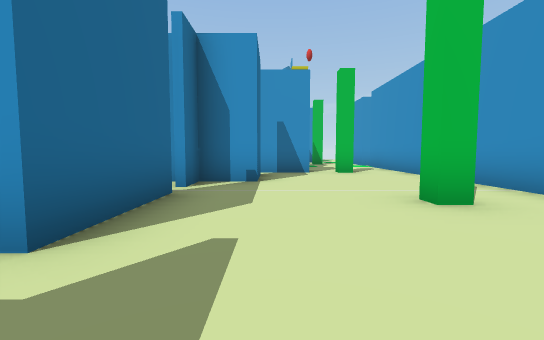
view 1 (above)

20 first-person views from a walk through a 3-D level made in the Unity game engine. The camera is 1.2 m above the floor, tilts 4° down and sees 90° across. The floor is counted in squares, 2 m on a side. Each view is taken from the middle of a square. On the plan, view 1 faces up. The plan holds only what a view shows up to about 9 squares ahead; the rest is blank. The place goes on beyond the plan. Door leaves are left out, so doorways stand open.

view 2
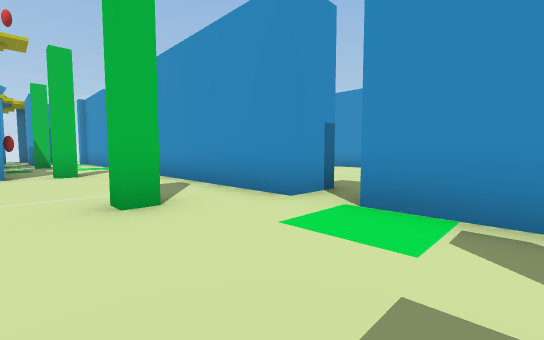

view 3
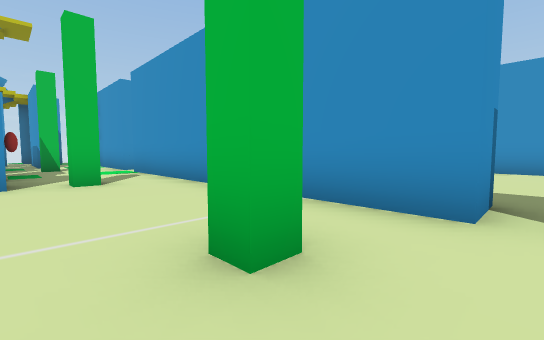

view 4
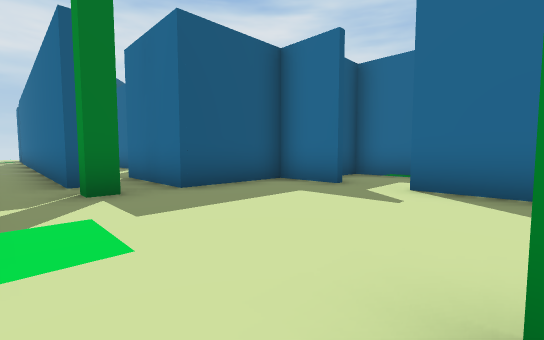

view 5
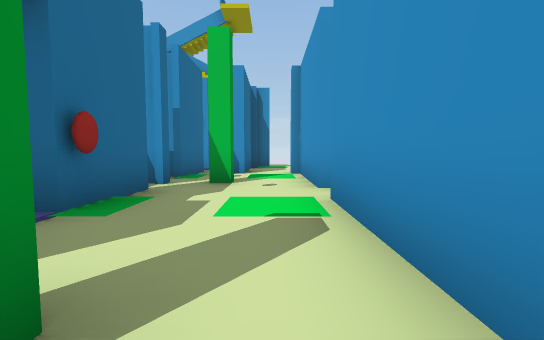

view 6
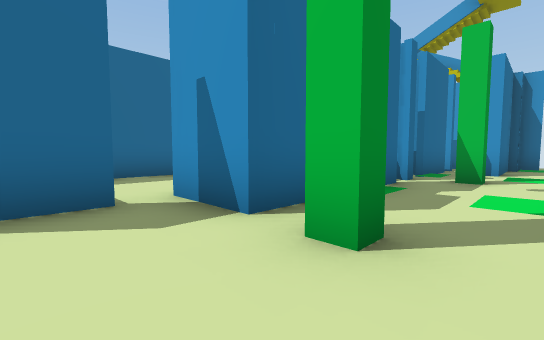

view 7
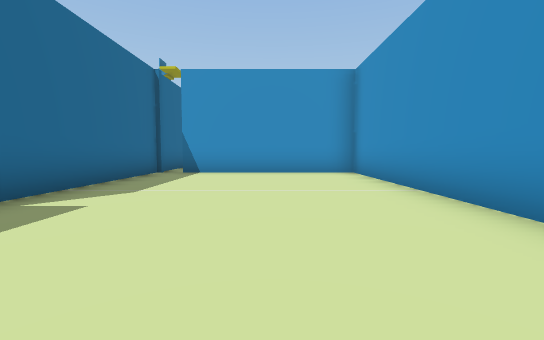

view 8
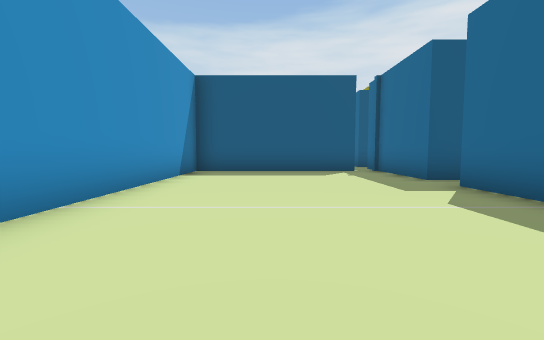

view 9
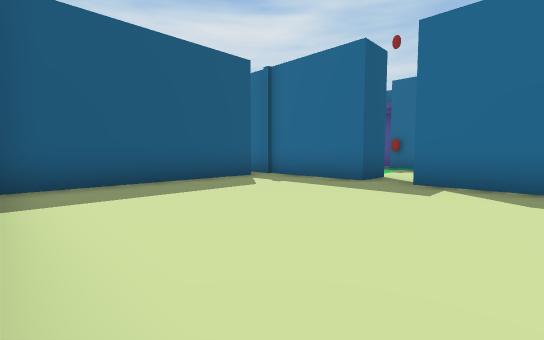

view 10
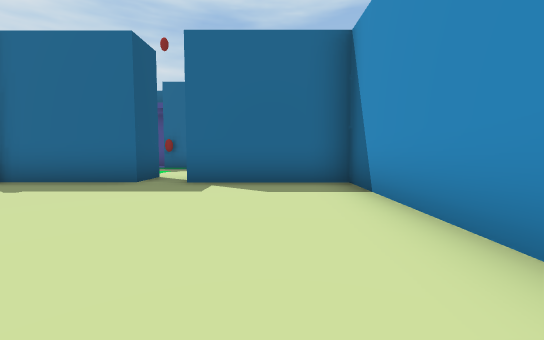

view 11
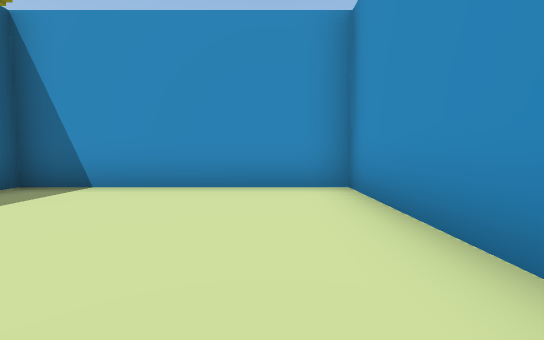

view 12
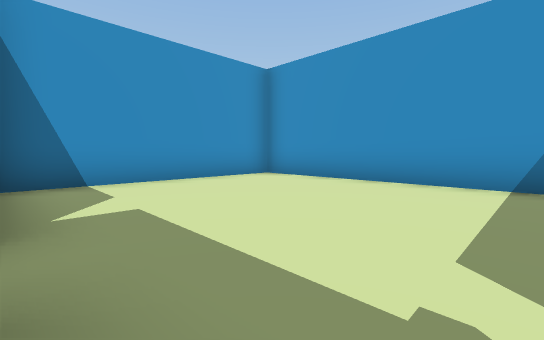

view 13
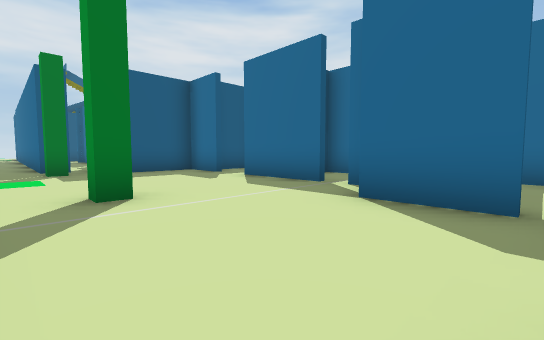

view 14
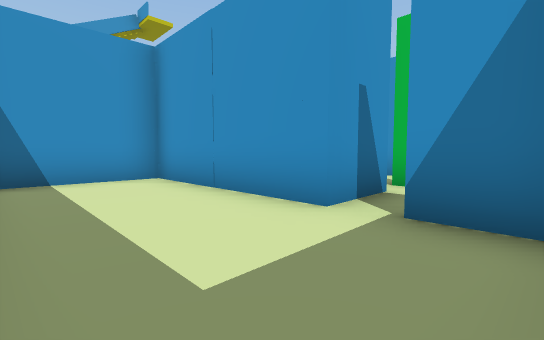

view 15
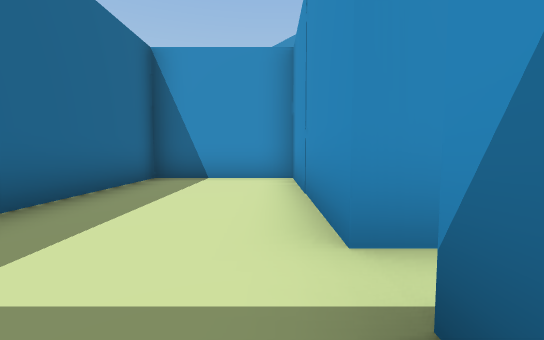

view 16
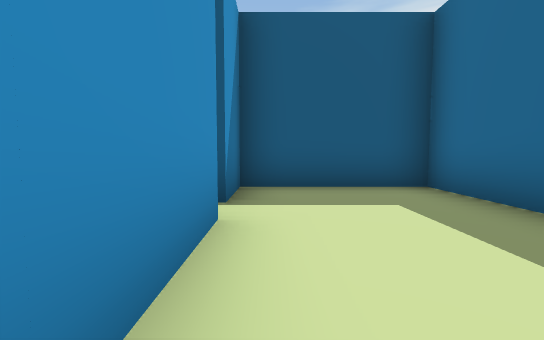

view 17
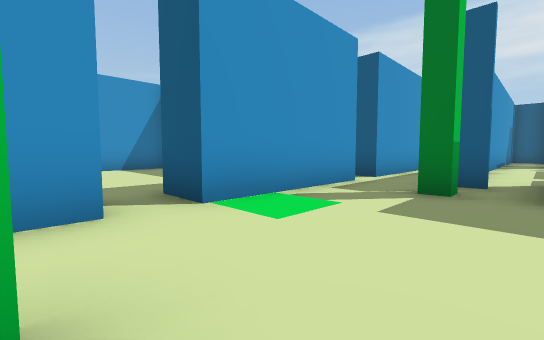

view 18
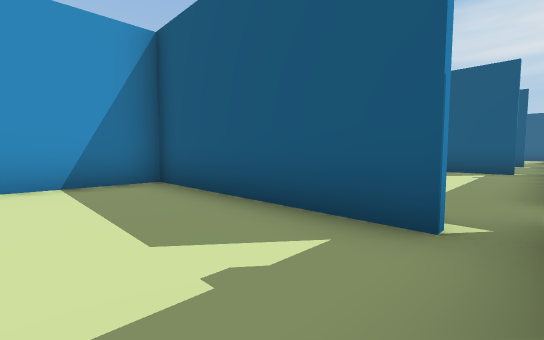

view 19
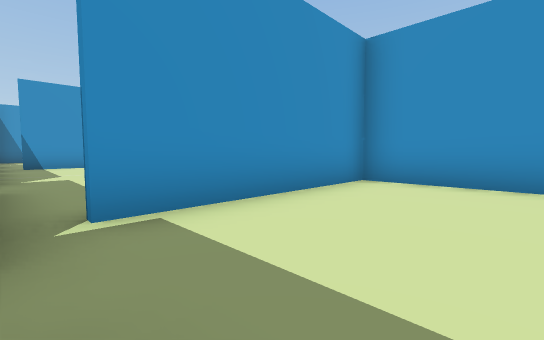

view 20
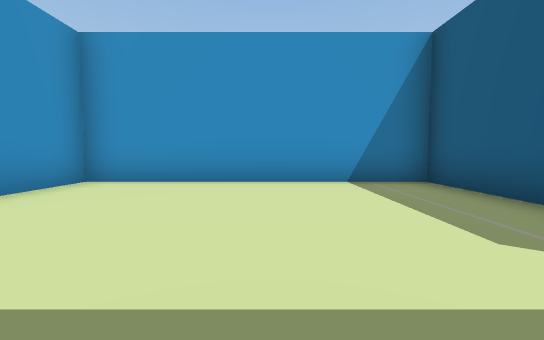

### Floor plan
Points are (right, up) in squares from view 1. A wall is a line through its corners. A room is listed if a view was taken in it or the views show most of it. See-through windows are left out.
Room 1 (views 1, 2, 3, 4, 5, 6, 13, 17)
walls: (-0.3, 6.9) (-0.3, 5.3) (-1.4, 5.3); (3.7, 2.4) (3.7, 10.4); (-1.4, 4) (-1.4, 1.5); (1.1, 8.5) (1.1, 7.6) (-0.5, 7.6); (-1.4, 0.4) (-1.4, -1.2) (1.1, -1.2) (1.1, -3.8); (3.7, -0.5) (3.7, 1.4); (1.1, 11.4) (1.1, 9.4); (3.7, 11.4) (3.7, 14.4); (1.5, -2.4) (2.3, -2.4); (2.3, 14.3) (1.9, 14.3); (1.1, 14.9) (1.1, 12.8)
ways out: opening at (4, 2) to room 2; opening at (4, 11) to room 3; opening at (0, 7) to room 4; opening at (-1, 1); opening at (3, -1.5); opening at (3, 15); open door at (1, 8.5)
objects: pillar (2, -1); pillar (2, 3); pillar (2, 8); pillar (2, 12)
Room 2 (views 7, 8, 18)
walls: (3.7, 1.4) (4.8, 1.4) (4.8, -2.1); (5.5, -1.2) (10.4, -1.2); (10.3, -1.1) (10.3, 7.6) (5.5, 7.6); (4.8, 7.9) (4.8, 2.4) (3.7, 2.4)
ways out: opening at (4, 2) to room 1; gap at (5, 8) to room 3; gap at (5, -1) to room 5
Room 3 (views 9, 10, 11, 12)
walls: (3.7, 10.4) (4.8, 10.4) (4.8, 7.9); (5.5, 7.8) (10.1, 7.8); (10.3, 8.9) (10.3, 14.5) (4.8, 14.5) (4.8, 11.4)
ways out: opening at (4, 11) to room 1; gap at (5, 8) to room 2
Room 4 (views 14, 15, 16)
walls: (-0.5, 7.6) (-0.5, 12) (-3.6, 12) (-3.6, 5.5) (-0.5, 5.5) (-0.5, 6.9)
ways out: opening at (0, 7) to room 1
Room 5 (views 19, 20)
walls: (3.7, -3.1) (4.2, -3.1); (5.5, -8) (10.3, -8) (10.3, -1.1); (10.4, -1.4) (5.5, -1.4)
ways out: gap at (5, -1) to room 2; opening at (4, -3)

Positions as (right, up) in squares from view 1, and headings:
1: (0, 0), facing up
2: (1, 0), facing up-right
3: (1, 2), facing up-right
4: (3, 3), facing down-left
5: (3, 7), facing up
6: (3, 6), facing up-left
7: (8, 0), facing up
8: (8, 7), facing down
9: (10, 13), facing down-left
10: (10, 13), facing left
11: (9, 10), facing up
12: (5, 9), facing up-right
13: (3, 7), facing down-left
14: (-3, 6), facing up-right
15: (-1, 6), facing up
16: (-1, 10), facing down
17: (1, 3), facing down-right
18: (5, 1), facing down-right
19: (5, -4), facing up-right
20: (5, -5), facing right
